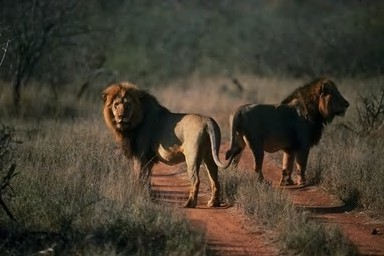
#> input picture data/CASIA2.0_revised/Au/Au_ani_00027.jpg, 384 x 256 px; its folder holds only this picture in this run
$ python preprocess.py
#> lines starting #> are read from the running program, lines starting #| are printed output that depends on the picture
import os
import cv2


def convert_to_ycbcr(image_path):
    image = cv2.imread(image_path)
#> image is the input picture: shape (256, 384, 3); mean B, G, R 48.9, 62.2, 69.2
    if image is None:
        print(f"Could not read image: {image_path}")
        return None
    ycbcr_image = cv2.cvtColor(image, cv2.COLOR_BGR2YCrCb)
#> ycbcr_image: shape (256, 384, 3); mean of channels 0, 1, 2 62.8, 132.6, 120.2
    return ycbcr_image[:, :, 1]  # Csak a Cb (krominancia) komponens kivétele
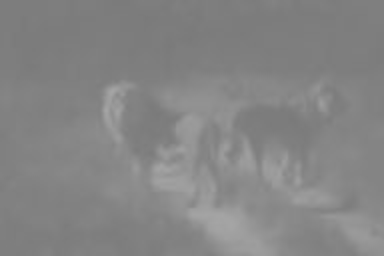
#> returned value: shape (256, 384); min 122, max 165, mean 132.6


def preprocess_images(image_dir):
    images = []
    labels = []

    print(f"Checking directory: {image_dir}")
    au_tp_directories_exist = any(subdir in os.listdir(image_dir) for subdir in ['Au', 'Tp'])

    if au_tp_directories_exist:
        for subdir in ['Au', 'Tp']:
            full_dir = os.path.join(image_dir, subdir)
            print(f"Checking subdirectory: {full_dir}")
            if not os.path.exists(full_dir):
                print(f"Directory not found: {full_dir}")
                continue
            for filename in os.listdir(full_dir):
                if filename.endswith('.jpg') or filename.endswith('.png') or filename.endswith('.tif'):
                    file_path = os.path.join(full_dir, filename)
                    print(f"Processing Revised file: {file_path}")
                    ycbcr_image = convert_to_ycbcr(file_path)
                    if ycbcr_image is not None:
                        images.append(ycbcr_image)
                        labels.append(0 if subdir == 'Au' else 1)  # Au képek eredetiek, Tp képek hamisítottak
#> pass 2 of the loop in preprocess_images, `for subdir in ['Au', 'Tp']:`:
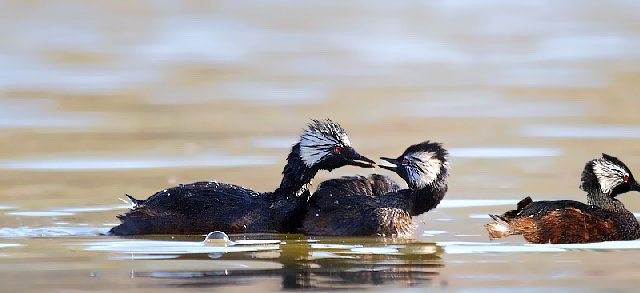
#> input picture data/CASIA2.0_revised/Tp/Tp_D_CNN_S_N_ani10198_ani10197_12407.jpg, 640 x 293 px
#> in convert_to_ycbcr, image is the input picture: shape (293, 640, 3); mean B, G, R 163.4, 165.5, 169.7
#> ycbcr_image: shape (293, 640, 3); mean of channels 0, 1, 2 166.5, 130.3, 126.2
#> in convert_to_ycbcr (call 2), `return ycbcr_image[:, :, 1]`:
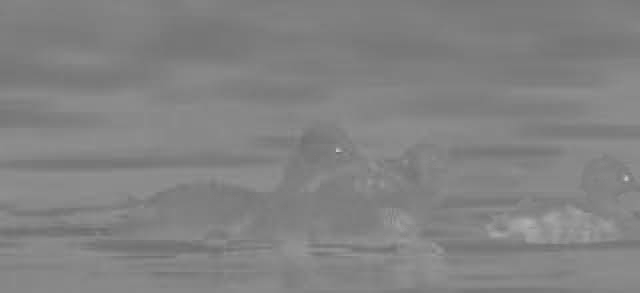
#> returned value: shape (293, 640); min 108, max 201, mean 130.3
    else:
        for filename in os.listdir(image_dir):
            file_path = os.path.join(image_dir, filename)
            if filename.endswith('.jpg') or filename.endswith('.png') or filename.endswith('.tif'):
                print(f"Processing file: {file_path}")
                ycbcr_image = convert_to_ycbcr(file_path)
                if ycbcr_image is not None:
                    images.append(ycbcr_image)
                    if 'Au' in filename:
                        labels.append(0)  # Au képek eredetiek
                    elif 'Tp' in filename:
                        labels.append(1)  # Tp képek hamisítottak
                    else:
                        print(f"Could not determine label for file: {file_path}")

    if not images or not labels:
        print(f"No images or labels found in the directory: {image_dir}")
    else:
        print(f"Number of images: {len(images)}, Number of labels: {len(labels)}")
#| Number of images: 2, Number of labels: 2

    return images, labels


if __name__ == "__main__":
    image_dir = os.path.abspath('../data/CASIA2.0_revised')
    images, labels = preprocess_images(image_dir)
#> images = 2 items; labels = [0, 1]
    print(f"Number of loaded images: {len(images)}")
#| Number of loaded images: 2
